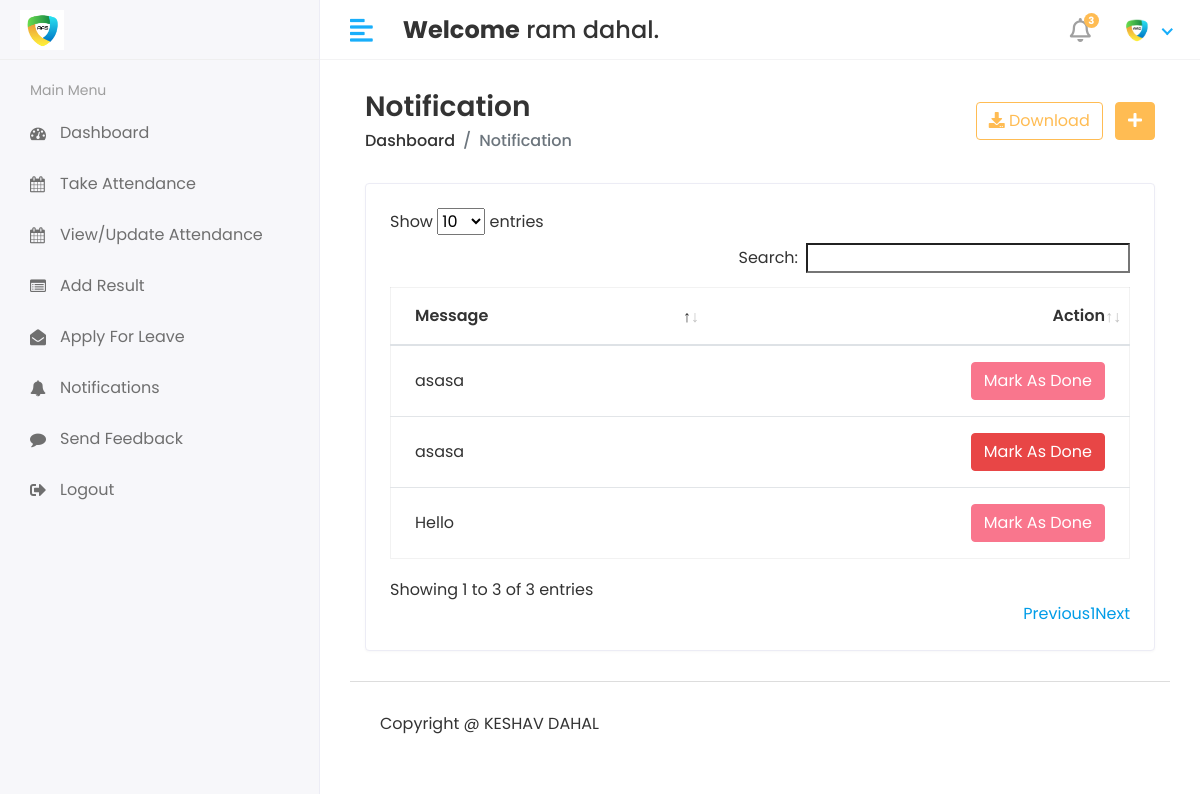
/Staff/Notification (signed in), run on the app's committed database.
### app/models.py (models this page shows, shortened)
class CustomUser(AbstractUser):
    USER = (
        ('1', 'HOD'),
        ('2', 'STAFF'),
        ('3', 'STUDENT'),
    )
    user_type = models.CharField(choices=USER, max_length=50, default=1)
    profile_pic = models.ImageField(upload_to='media/profile_pic')

class Staff_Notification(models.Model):
    staff_id = models.ForeignKey(Staff, on_delete=models.CASCADE)
    message = models.TextField()
    created_at = models.DateTimeField(auto_now_add=True)
    status = models.IntegerField(null=True, default=0)

### AAI/Staff_Views.py (the view)
# urls.py: path('Staff/Notification', Staff_Views.NOTIFICATION, name='notification'),
@login_required(login_url='/')
def NOTIFICATION(request):
    staff = Staff.objects.filter(admin=request.user.id)
    for i in staff:
        staff_id = i.id
        notification = Staff_Notification.objects.filter(staff_id=staff_id)
        context = {
            'notification': notification,
        }
        return render(request, 'Staff/notification.html', context)

### templates/Staff/notification.html (shortened to what this page needs)
{% extends 'base.html'%}
{% block content %}
 <div class="content container-fluid">
               <div class="page-header">
                  <div class="row align-items-center">
                     <div class="col">
                        <h3 class="page-title">Notification</h3>
                        <ul class="breadcrumb">
                           <li class="breadcrumb-item"><a href="index.html">Dashboard</a></li>
                           <li class="breadcrumb-item active">Notification</li>
                        </ul>
                     </div>
                     <div class="col-auto text-right float-right ml-auto">
                        <a href="#" class="btn btn-outline-primary mr-2"><i class="fas fa-download"></i> Download</a>
                        <a href="add-student.html" class="btn btn-primary"><i class="fas fa-plus"></i></a>
                     </div>
                  </div>
               </div>
               <div class="row">
                  <div class="col-sm-12">
                     <div class="card card-table">
                        <div class="card-body">
                           <div class="table-responsive">
                              <table id="table_id" class="table table-hover table-center mb-0 ">
                                 <thead>
                                    <tr>
                                       <th>Message</th>
                                       <th class="text-right">Action</th>
                                    </tr>
                                 </thead>
                                 <tbody>
                                 {% for i in notification %}
                                    <tr>
                                       <td>{{i.message}}</td>
                                       <td class="text-right">
                                          <div class="actions">
                                             {% if i.status == 0 %}
                                             <a href="{% url 'staff_notification_mark_as_done' status=i.id %}" class="btn btn-danger">Mark As Done</a>
                                             {% else %}
                                             <button class="btn btn-danger"disabled="disabled">Mark As Done</button>
                                             {% endif %}
                                          </div>
                                       </td>
                                    </tr>
                                 {% endfor %}
                                 </tbody>
                              </table>
                           </div>
                        </div>
                     </div>
                  </div>
               </div>
            </div>
{% endblock %}

### templates/includes/header.html (shortened to what this page needs)
{% load static %}
<div class="header">
    <div class="header-left">
       <a href="index.html" class="logo">
       <img src="{% static 'assets/img/logo.png' %}" alt="Logo">
       </a>
    </div>
    <a href="javascript:void(0);" id="toggle_btn">
    <i class="fas fa-align-left"></i>
    </a>
    <div class="top-nav-search mt-3">
     <h4><strong>Welcome</strong>&nbsp;<span>{{user.first_name}} {{user.last_name}}</span>.</h4>
    </div>
    <ul class="nav user-menu">
       <li class="nav-item dropdown noti-dropdown">
          <a href="#" class="dropdown-toggle nav-link" data-toggle="dropdown">
          <i class="far fa-bell"></i> <span class="badge badge-pill">3</span>
          </a>
       </li>
       <li class="nav-item dropdown has-arrow">
          <a href="#" class="dropdown-toggle nav-link" data-toggle="dropdown">
             {% if user.profile_pic == "" %}
              <span class="user-img"><img class="rounded-circle" src="{% static 'assets/img/aimg.jpg' %}" width="31" ></span>
             {% else %}
          <span class="user-img"><img class="rounded-circle" src="/{{user.profile_pic}}" width="31" ></span>
          {% endif %}
          </a>
       </li>
    </ul>
 </div>

### static/assets/css/style.css (style rules this page uses)
html { height: 100%; }
body { background-color: #fff; color: #333; font-family: 'Poppins', sans-serif; font-size: 1rem; height: 100%; line-height: 1.5; overflow-x: hidden; }
h1, h2, h3, h4, h5, h6 { font-family: 'Poppins', sans-serif; margin-top: 0; }
a { color: #009ce7; }
input, button, a { transition: all 0.4s ease; -moz-transition: all 0.4s ease; -o-transition: all 0.4s ease; -ms-transition: all 0.4s ease; -webkit-transition: all 0.4s ease; }
input, input:focus, button, button:focus { outline: none; }
ul, ol { padding: 0px; list-style: none; }
.table { color: #333; max-width: 100%; margin-bottom: 0; width: 100%; }
.table.dataTable { border-collapse: collapse !important; border: 1px solid rgba(0, 0, 0, 0.05); }
.table thead tr th { font-weight: 600; }
.table tbody tr { border-bottom: 1px solid rgba(0, 0, 0, 0.05); }
.table.table-center td, .table.table-center th { vertical-align: middle; }
.card-table .card-body .table > thead > tr > th { border-top: 0; }
.card-table .card-body .table tr td:first-child, .card-table .card-body .table tr th:first-child { padding-left: 1.5rem; }
.card-table .card-body .table tr td:last-child, .card-table .card-body .table tr th:last-child { padding-right: 1.5rem; }
.card-table .table td, .card-table .table th { border-top: 1px solid #e2e5e8; padding: 1rem 0.75rem; white-space: nowrap; }
.btn-primary { background-color: #FFBC53; border: 1px solid #FFBC53; }
.btn-danger { background-color: #e84646; border: 1px solid #e84646; }
.btn-danger.disabled, .btn-danger:disabled { background-color: #f62d51; border-color: #f62d51; color: #fff; }
.btn-outline-primary { color: #FFBC53; border-color: #FFBC53; }
.card { border: 1px solid #ececf5; box-shadow: 0 1px 3px 0 rgba(0, 0, 0, 0.03); margin-bottom: 1.875rem; }
.card-body { padding: 1.5rem; }
.header { background-color: #fff; border-bottom: 1px solid #f3f3f4; left: 0; position: fixed; right: 0; top: 0; z-index: 1001; height: 60px; }
.header .header-left { float: left; height: 60px; padding: 0 20px; position: relative; width: 320px; z-index: 1; transition: all 0.2s ease-in-out; background-color: #f7f7fa; border-bottom: 1px solid #efefef; border-right: 1px solid #ececf5; display: flex; align-items: center; }
.header .header-left .logo { display: inline-block; line-height: 60px; }
.header .header-left .logo img { max-height: 40px; width: auto; }
.header .dropdown-toggle:after { display: none; }
.header .has-arrow .dropdown-toggle:after { border-top: 0; border-left: 0; border-bottom: 2px solid #18aefa; border-right: 2px solid #18aefa; content: ''; height: 8px; display: inline-block; pointer-events: none; -webkit-transform-origin: 66% 66%; -ms-transform-origin: 66% 66%; transform-origin: 66% 66%; -webkit-transform: rotate(45deg); -ms-transform: rotate(45deg); transform: rotate(45deg); -webkit-transition: all 0.15s ease-in-out; transition: all 0.15s ease-in-out; width: 8px; vertical-align: 0px; }
.user-menu { float: right; margin: 0; position: relative; z-index: 99; padding-right: 15px; }
.user-menu.nav > li > a { color: #a0a0a0; font-size: 14px; line-height: 58px; padding: 0 15px; height: 60px; }
.user-img { margin-right: 3px; position: relative; }
.top-nav-search { float: left; margin-left: 15px; }
.page-header { margin-bottom: 1.875rem; }
.page-header .breadcrumb { background-color: transparent; color: #6c757d; font-size: 1rem; font-weight: 500; margin-bottom: 0; padding: 0; }
.page-header .breadcrumb a { color: #333; }
.page-title { font-size: 28px; font-weight: 600; color: #333; margin-bottom: 5px; }
.user-menu.nav > li > a .badge { background-color: #FFBC53; display: block; font-size: 10px; font-weight: bold; height: 15px; width: 15px; position: absolute; right: 7px; top: 13px; color: #fff; padding: 3px; }
.user-menu.nav > li > a > i { font-size: 1.5rem; line-height: 60px; }
@media (min-width: 992px) { #toggle_btn { align-items: center; color: #18aefa; display: inline-flex; float: left; font-size: 26px; height: 60px; justify-content: center; margin-left: 15px; padding: 0 15px; } }

### data on the page
CustomUser: first_name "ram", last_name "dahal", profile_pic (picture)
Staff_Notification: message "Hello", status "Mark As Done"
Staff_Notification: message "asasa", status "Mark As Done"
Staff_Notification: message "asasa", status "Mark As Done"
